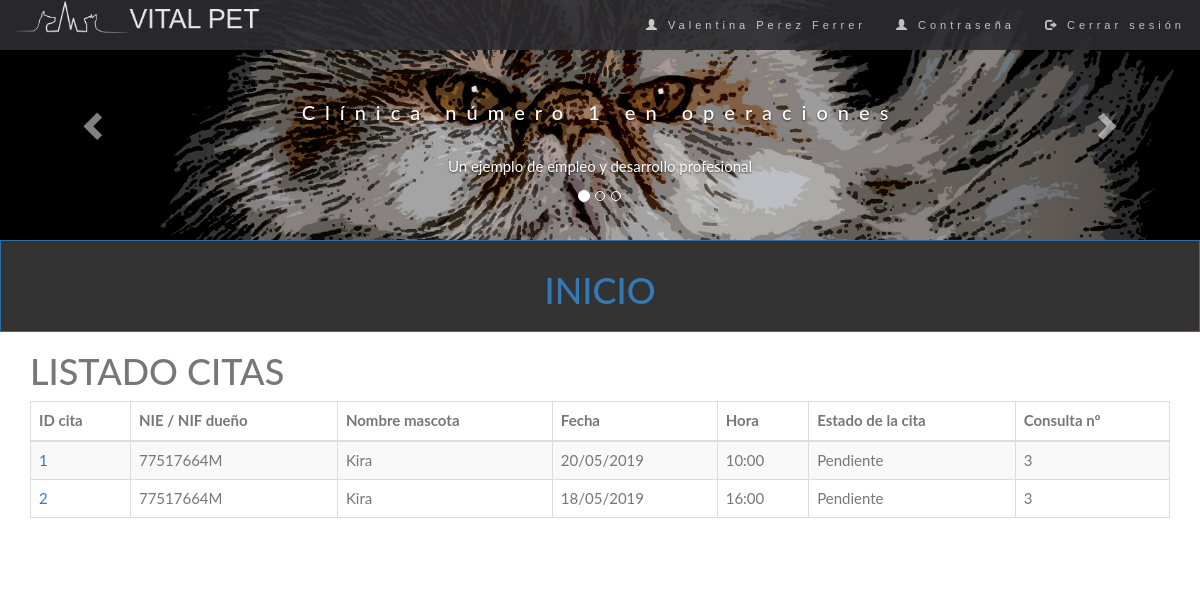
The app's page /VISTA/COMUN/vistaGestionCitas.php (signed in) with its own data.
### tables this page shows
CREATE TABLE `citas` (
  `id_cita` int(11) NOT NULL,
  `fecha_cita` date NOT NULL,
  `hora_cita` varchar(10) NOT NULL,
  `estado_cita` varchar(50) NOT NULL,
  `num_consulta` int(11) NOT NULL,
  `id_mascota` int(11) NOT NULL,
  `id_cliente` int(11) NOT NULL,
  `id_veterinario` int(11) NOT NULL
);

CREATE TABLE `usuarios` (
  `id_usuario` int(11) NOT NULL,
  `nombre_usuario` varchar(100) NOT NULL,
  `apellidos_usuario` varchar(100) NOT NULL,
  `dni_usuario` varchar(9) NOT NULL,
  `telefono_usuario` int(11) NOT NULL,
  `correo_usuario` varchar(100) NOT NULL,
  `fecna_usuario` date NOT NULL,
  `direccion_usuario` varchar(500) NOT NULL,
  `rol_usuario` varchar(20) NOT NULL,
  `pass_usuario` varchar(2000) NOT NULL
);

CREATE TABLE `mascotas` (
  `id_mascota` int(11) NOT NULL,
  `id_cliente` int(11) NOT NULL,
  `nombre_mascota` varchar(50) NOT NULL,
  `tipo_mascota` varchar(50) NOT NULL,
  `raza_mascota` varchar(50) NOT NULL,
  `sexo_mascota` varchar(50) NOT NULL,
  `fecna_mascota` date DEFAULT NULL,
  `peso_mascota` float NOT NULL
);

### BBDD/model.php (called while the page is built, shortened)
<?php
    class Model {
        private $conexion;
        function __construct ($host, $user, $pass, $nombreBase){
            $this->conexion = new mysqli($host, $user, $pass);
                $this->conexion->set_charset("utf8");
        }
        public function ejecutarConsulta($consulta){
            $resultado = null;
            if(isset($this->conexion)){
                $resultado = $this->conexion->stmt_init();
                $resultado->prepare($consulta);
                $resultado->execute();
            }
            return $resultado;
        }
        public function devolverConsultaArray($consulta){
            $resultadoConsulta = $this->ejecutarConsulta($consulta);
            $total = null;
                if($resultadoConsulta){
                    $resultado = $resultadoConsulta->get_result();
                }
                if($resultado){
                    $fila = $resultado->fetch_array();
                    while ($fila != null){
                        $total[] = $fila;
                        $fila = $resultado->fetch_array();
                    }
                }
                return $total;
        }
        public function visualizarCitasCliente($id){
            $consulta = "SELECT U.dni_usuario, C.id_cita, C.fecha_cita, C.hora_cita, C.estado_cita, C.num_consulta, M.id_mascota, M.nombre_mascota, C.id_cliente, C.id_veterinario
            FROM citas C
            JOIN usuarios U ON C.id_cliente = U.id_usuario
            JOIN mascotas M ON C.id_mascota = M.id_mascota
            WHERE estado_cita LIKE 'Pendiente' AND C.id_cliente = $id ";
            $resultado = $this->devolverConsultaArray($consulta);
            return $resultado;
        }
        public function visualizarCitasClientePaginacion($id, $inicio, $tamano_pagina){
            $consulta = "SELECT U.dni_usuario, C.id_cita, C.fecha_cita, C.hora_cita, C.estado_cita, C.num_consulta, M.id_mascota, M.nombre_mascota, C.id_cliente, C.id_veterinario
            FROM citas C
            JOIN usuarios U ON C.id_cliente = U.id_usuario
            JOIN mascotas M ON C.id_mascota = M.id_mascota
            WHERE estado_cita LIKE 'Pendiente' AND C.id_cliente = $id LIMIT ".$inicio."," . $tamano_pagina;
            $resultado = $this->devolverConsultaArray($consulta);
            return $resultado;
        }
    }
?>

### VISTA/COMUN/vistaGestionCitas.php (the view, shortened to what this page needs)
<?php
    if (isset($_GET["fecha"]) && isset($_GET["dni"]) && isset($_GET["estado"])) {
        $fecha = $_GET["fecha"];
        $dni = $_GET["dni"];
        $estado = $_GET["estado"];
    } else {
        $fecha = "";
        $dni = "";
        $estado = "";
    }
?>
<!DOCTYPE html>
<html lang="es">
  <head>
      <link rel="stylesheet" href="https://maxcdn.bootstrapcdn.com/bootstrap/3.4.0/css/bootstrap.min.css">
      <link href="//netdna.bootstrapcdn.com/bootstrap/3.2.0/css/bootstrap.min.css" rel="stylesheet" id="bootstrap-css">
      <link href="//maxcdn.bootstrapcdn.com/font-awesome/4.2.0/css/font-awesome.min.css" rel="stylesheet">
        <?php
          if ($_SESSION['rol'] == 'Cliente') {
              echo"<link rel='stylesheet' type='text/css' href='../../CSS/estiloClienteIndex.css'>";
          }else{
            echo'<link rel="stylesheet" type="text/css" href="../../CSS/estilo.css">';
          }
        ?>
  </head>
  <body>
            <?php
              if ($_SESSION['rol'] == 'Cliente') {
                  include "../../INCLUDE/menuCli.inc";
                  echo"<button type='button' class='btn btn-primary btn-block'><a href='../CLIENTE/index.php'><h1>INICIO</h1></a></button>";
              } else {
                  echo('<div class="row">
                  <div class="col-12 col-sm-12 col-md-12  col-lg-12">');
                  include "../../INCLUDE/menuPrincipal.inc";
              }
            ?>
      <?php
          if ($_SESSION['rol'] != 'Cliente') {
              echo "<div class='logotipo col-12 col-sm-7 col-md-7 col-lg-7'> <div class='form-group row'>";
          } else {
              echo "<div class='logotipo col-12 col-sm-12 col-md-12 col-lg-12'> <div class='form-group row margen'>";
          }
      ?>
        <div class="col-12 col-sm-12 col-md-12 col-lg-12">
          <h1>LISTADO CITAS</h1>
        </div>
    <div class="col-12 col-sm-12 col-md-12 col-lg-12">
      <table class="table table-bordered table-striped">
        <thead>
          <tr>
            <th>ID cita</th>
            <th>NIE / NIF dueño</th>
            <th>Nombre mascota</th>
            <th>Fecha</th>
            <th>Hora</th>
            <th>Estado de la cita</th>
            <th>Consulta nº</th>
          </tr>
        </thead>
        <tbody id="myTable">
        <?php
            require_once '../../BBDD/model.php';
            $conexion = new Model(Config::$host, Config::$user, Config::$pass, Config::$nombreBase);
            if ($_SESSION['rol'] == 'Veterinario') {
                $resultado = $conexion->visualizarCitasVeterinarioFiltrado($_SESSION['id_usuario'], $fecha, $dni, $estado);
            } elseif ($_SESSION['rol'] == 'Cliente') {
                $resultado = $conexion->visualizarCitasCliente($_SESSION['id_usuario']);
            } else {
                $resultado = $conexion->visualizarCitasFiltrado($fecha, $dni, $estado);
            }
            if (!empty($resultado)) {
                $tamano_pagina = 5;
                $pagina = false;
                if (!$pagina) {
                    $inicio = 0;
                } else {
                    $inicio = ($pagina - 1) * $tamano_pagina;
                }
                if ($_SESSION['rol'] == 'Veterinario') {
                    $resultadoPaginacion = $conexion->visualizarCitasVeterinarioFiltradoPaginacion($_SESSION['id_usuario'], $fecha, $dni, $estado, $inicio, $tamano_pagina);
                } elseif ($_SESSION['rol'] == 'Cliente') {
                    $resultadoPaginacion = $conexion->visualizarCitasClientePaginacion($_SESSION['id_usuario'], $inicio, $tamano_pagina);
                } else {
                    $resultadoPaginacion = $conexion->visualizarCitasFiltradoPaginacion($fecha, $dni, $estado, $inicio, $tamano_pagina);
                }
                foreach ($resultadoPaginacion as $citas) {
                    echo(" <tr>
                    <td><a href='vistaDetalleCitas.php?id=".$citas['id_cita']."'>".$citas['id_cita']."</a></td>
                    <td>".$citas['dni_usuario']."</td>
                    <td>".$citas['nombre_mascota']."</td>
                    <td>".date("d/m/Y", strtotime($citas['fecha_cita']))."</td>
                    <td>".$citas['hora_cita']."</td>
                    <td>".$citas['estado_cita']."</td>
                    <td>".$citas['num_consulta']."</td>");
                    echo("</tr>");
                } ?>
        </tbody>
      </table>
    </div>
    <div class="col-12 col-sm-12 col-md-12 col-lg-12">
    <?php
                include '../../INCLUDE/piePaginacion.php';
            } else {
                echo("<p>No se han encontrado resultados.</p>");
            }
      ?>
    </div>
    </div>
    </div>
    </body>
  </head>
</html>

### CSS/estiloClienteIndex.css (style rules this page uses)
body { font: 400 15px/1.8 Lato, sans-serif; color: #777; }
.btn { padding: 10px 20px; background-color: #333; color: #f1f1f1; border-radius: 0; transition: .2s; }
.margen { margin:0px; }

### records on screen
citas: id_cita "1", usuarios.dni_usuario "77517664M", id_mascota.nombre_mascota "Kira", fecha_cita "20/05/2019", hora_cita "10:00", estado_cita "Pendiente", num_consulta "3"
citas: id_cita "2", usuarios.dni_usuario "77517664M", id_mascota.nombre_mascota "Kira", fecha_cita "18/05/2019", hora_cita "16:00", estado_cita "Pendiente", num_consulta "3"

### other values on screen
$_SESSION['usuario'] "Valentina Perez Ferrer"
